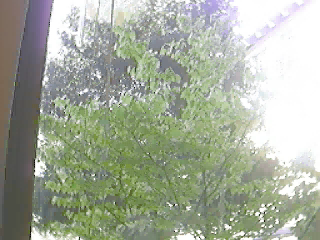
#> input picture frame 45 of c++/dewarp/opencv/sources/samples/data/tree.avi, 320 x 240 px, given in place of 43.mp4, which was not available
$ python dewarp_video_quad.py
#> lines starting #> are read from the running program, lines starting #| are printed output that depends on the picture; after the words box and inside, x2 and y2 are one past the last pixel; in counts of white or black regions, pixels touching at a corner belong together; pictures that were not available may be replaced by others from this repository, and a replacement may not be noted
import matplotlib.pyplot as plt
from math import sin, cos, acos, tan, atan, atan2, pi, sqrt, pow

import cv2
import numpy as np

cap = cv2.VideoCapture("43.mp4")
_, frame = cap.read()
#> frame is the input picture: shape (240, 320, 3); mean B, G, R 155, 171.9, 164.7
frame = cv2.resize(frame, None, fx=1, fy=1, interpolation=cv2.INTER_LINEAR)
frame_width = len(frame[0])
#> frame_width = 320
frame_height = len(frame)
#> frame_height = 240
remap_width = 720
remap_height = 480


#===========================================================================================
circle_center = (int(frame_width/2), int(frame_height/2))
#> circle_center = (160, 120)
circle_radius = int(frame_height/2)
#> circle_radius = 120

drag_enable = False
def mouse_event(event, x, y, flags, param):
    global circle_center, circle_radius, drag_enable
    if event == cv2.EVENT_LBUTTONDOWN:
        drag_enable = True
    if event == cv2.EVENT_LBUTTONUP:
        drag_enable = False
    if event == cv2.EVENT_MOUSEMOVE:
        if drag_enable:
            circle_center = (x, y)
    if event == cv2.EVENT_MOUSEWHEEL:
        if flags > 0:
            circle_radius += 1
        elif circle_radius > 0:
                circle_radius -= 1

cv2.namedWindow('draw')
cv2.setMouseCallback('draw', mouse_event)
while True:
    canvas = frame.copy()
    cv2.circle(canvas, circle_center, circle_radius, (255,0,0), 1)
#> canvas: shape (240, 320, 3); 0.88% of pixels changed, all inside (x1, y1, x2, y2) = (40, 0, 281, 240)
    cv2.imshow('draw', canvas)
    key = cv2.waitKey(1)
#> (key q is pressed here)
    if key == ord('a'): circle_center= (circle_center[0] - 1, circle_center[1])
    elif key == ord('d'): circle_center= (circle_center[0] + 1, circle_center[1])
    elif key == ord('w'): circle_center= (circle_center[0], circle_center[1] - 1)
    elif key == ord('s'): circle_center= (circle_center[0], circle_center[1] + 1)
    elif key == ord('q') or key == ord('\n'): break

cv2.destroyAllWindows()
print('circle seting done !!')
print('input frame size: ', len(frame), len(frame[0]))
#| input frame size:  240 320
#===========================================================================================


def make_map(theta, phi, angle):
#> called with theta = 0.125, phi = 0.95, angle = 0.4
    map_x = np.zeros((remap_height,remap_width,1), np.float32)
    map_y = np.zeros((remap_height,remap_width,1), np.float32)

    view_angle = pi* angle
    view_height = view_angle * remap_height/remap_width
    view_theta = 2*pi* theta
    view_phi = (pi/2 - view_height/2)* phi

    aXr = view_angle / remap_width
    bXr = view_angle/2
    aYr = view_height / remap_height
    bYr = view_height/2

    sin_view_phi = sin(-view_phi)
    cos_view_phi = cos(-view_phi)
    sin_view_theta = sin(-view_theta)
    cos_view_theta = cos(-view_theta)

    for x in range(remap_width):
        for y in range(remap_height):
            # flat 이미지에서 좌표값에 따른 회전각 (왼쪽위 = +Xr -Yr 오른쪽아래 = -Xr +Yr)
            Xr = x * aXr - bXr # -Xr ~  Xr
            Yr = y * aYr - bYr # -Yr ~  Yr

            # 회전각에 따른 view에서의 벡터값 (중심축은 view 벡터, 그로부터 벌어진 각도가 Xr Xy)
            Vx = -tan(Yr)
            Vy = tan(Xr)

            # view로부터의 백터값 V 를 view 벡터에 맞도록 변환 (y_rotate -> z_rotate) -> 구면에서의 벡터값
            # V = y_rotate(V, -view_phi)
            # V = z_rotate(V, -view_theta)
            Vx, Vy, Vz = cos_view_phi*Vx-sin_view_phi, Vy, -cos_view_phi-sin_view_phi*Vx
            Vx, Vy, Vz = cos_view_theta*Vx-sin_view_theta*Vy, sin_view_theta*Vx+cos_view_theta*Vy, Vz

            # 벡터의 세타 파이값 추출
            V_theta = atan2(Vy,Vx)
            V_phi = atan2(sqrt(Vx*Vx + Vy*Vy), (-Vz))

            r = (V_phi / (pi/2)) * (circle_radius)
            Cx = r * cos(V_theta)
            Cy = r * sin(V_theta)

            # # x, y 좌표값
            map_x[y][x] = Cx
            map_y[y][x] = Cy
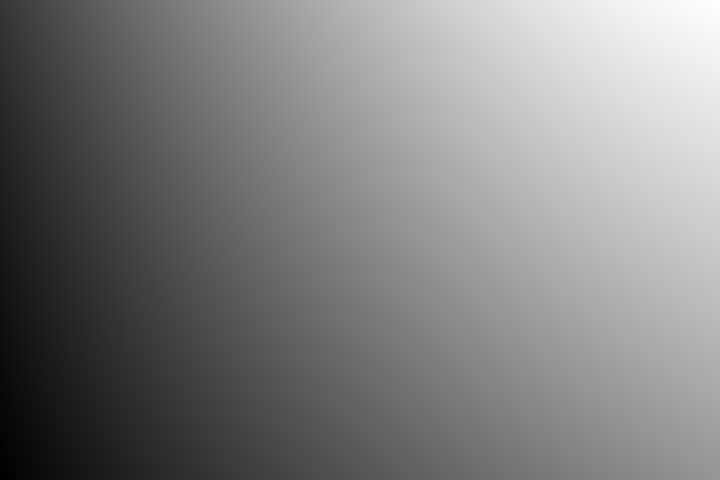
#> map_x: shape (480, 720, 1) float32; min -1.92, max 114, mean 56.1; drawn with min black and max white

    # 구면 이미지에서의 x, y 좌표값
    map_x = map_x + circle_center[0]
    map_y = map_y + circle_center[1]

    return map_x, map_y


if __name__ == "__main__":
    map_x0, map_y0 = make_map(1/8, 19/20, 2/5) # 0 ~ 1
    map_x1, map_y1 = make_map(3/8, 19/20, 2/5) # 0 ~ 1
    map_x2, map_y2 = make_map(5/8, 19/20, 2/5) # 0 ~ 1
#> call 3 of make_map, with theta = 0.625, phi = 0.95, angle = 0.4
#> after the loop in make_map (call 3), `for x in range(remap_width):`:
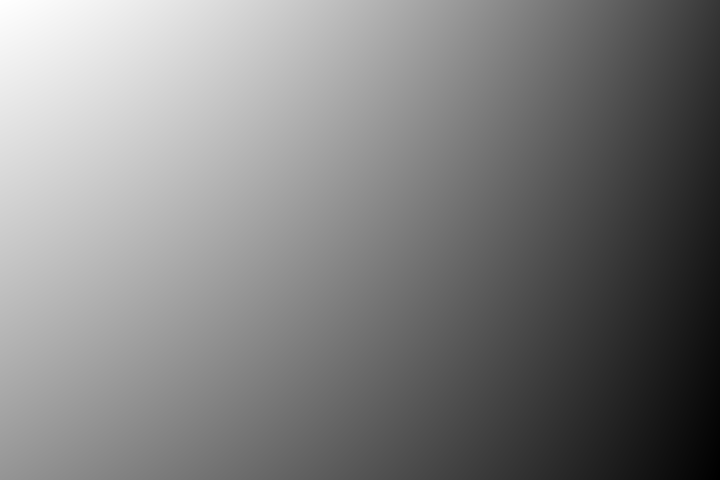
#> map_y: shape (480, 720, 1) float32; min -1.8, max 114, mean 56.2; drawn with min black and max white
    map_x3, map_y3 = make_map(7/8, 19/20, 2/5) # 0 ~ 1

    fourcc = cv2.VideoWriter_fourcc(*'DIVX')
    out = cv2.VideoWriter('output.avi', fourcc, 24.08, (remap_width*2,remap_height*2))

    while True:
        ret, frame = cap.read()
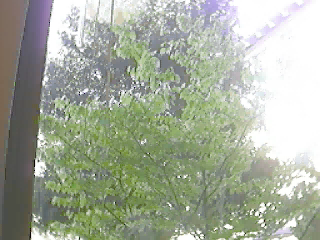
#> input picture frame 46 of c++/dewarp/opencv/sources/samples/data/tree.avi, 320 x 240 px, given in place of 43.mp4, which was not available
#> frame is the input picture: shape (240, 320, 3); mean B, G, R 154.8, 171.9, 164.6
        if not ret: break
        frame = cv2.resize(frame, None, fx=1, fy=1, interpolation=cv2.INTER_LINEAR)

        remap0 = np.zeros((remap_height,remap_width,3), np.uint8)
        remap1 = np.zeros((remap_height,remap_width,3), np.uint8)
        remap2 = np.zeros((remap_height,remap_width,3), np.uint8)
        remap3 = np.zeros((remap_height,remap_width,3), np.uint8)

        remap0 = cv2.remap(frame, map_x0, map_y0, cv2.INTER_LINEAR)
        remap1 = cv2.remap(frame, map_x1, map_y1, cv2.INTER_LINEAR)
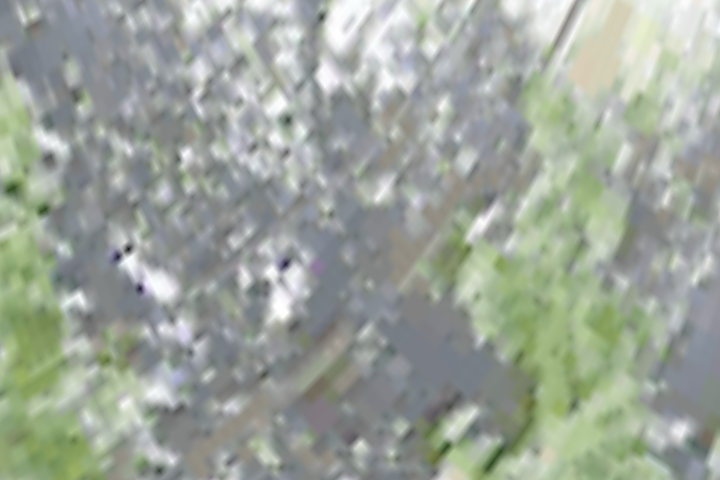
#> remap1: shape (480, 720, 3); mean B, G, R 153.8, 164.3, 156.7
        remap2 = cv2.remap(frame, map_x2, map_y2, cv2.INTER_LINEAR)
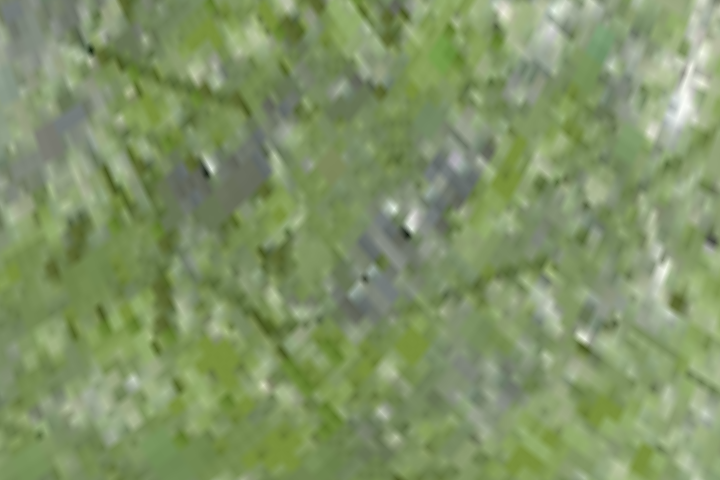
#> remap2: shape (480, 720, 3); mean B, G, R 103, 147.1, 128.7
        remap3 = cv2.remap(frame, map_x3, map_y3, cv2.INTER_LINEAR)
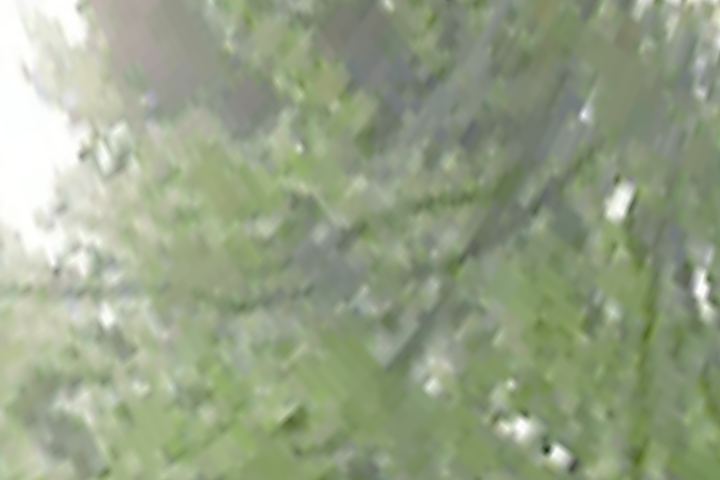
#> remap3: shape (480, 720, 3); mean B, G, R 134.6, 162.1, 150.5

        remap = np.vstack( (np.hstack((remap1, remap0)), np.hstack((remap3, remap2))) )
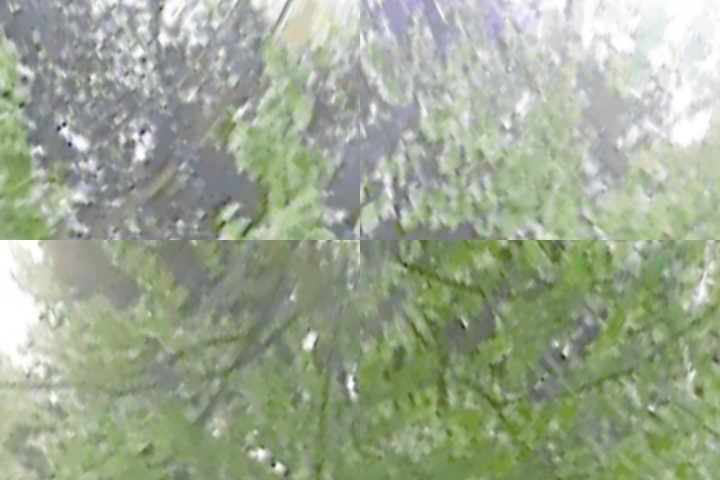
#> remap: shape (960, 1440, 3) (shown at 1/2 size); mean B, G, R 144.8, 167.7, 156.6
        cv2.imshow('remap', remap)

        out.write(remap)

        if cv2.waitKey(1) == ord('q'): break
#> (key q is pressed here)

    cap.release()
    out.release()
    cv2.destroyAllWindows()
